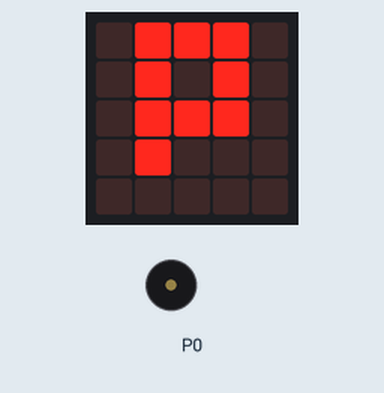
This program was run on a simulated BBC micro:bit (MakeCode). On the bench: the board's 5×5 LED display, buzzer (waves = sounding).

Above: at 0.2 s.
At 1.4 s:
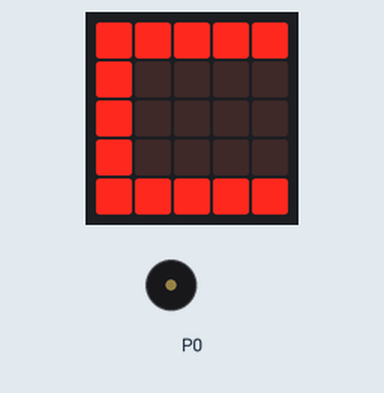
At 2.5 s:
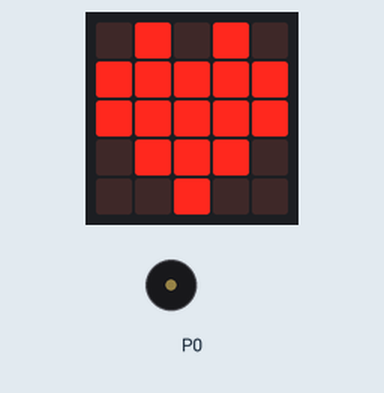
At 7.64 s:
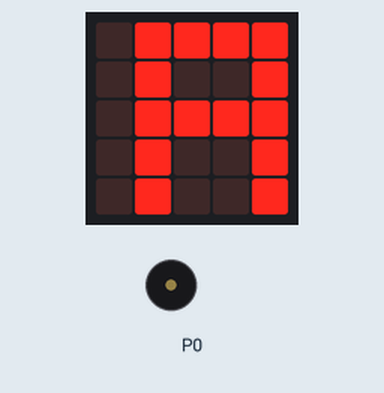
Timing chart, 0 to 40.0 s (numbered marks = the images above):
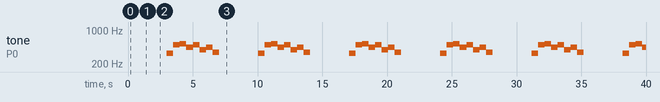

The program:

main.ts
```typescript
for (let index = 0; index < 90000; index++) {
    basic.showLeds(`
        . # # # .
        . # . # .
        . # # # .
        . # . . .
        . . . . .
        `)
    basic.showLeds(`
        . # # # #
        . # . . #
        . # # # #
        . # . . #
        . # . . #
        `)
    basic.showLeds(`
        . # # # .
        . # . . .
        . # # # .
        . . . # .
        . # # # .
        `)
    basic.showLeds(`
        # # # # #
        # . . . .
        # . . . .
        # . . . .
        # # # # #
        `)
    basic.showLeds(`
        . # # # #
        . # . . #
        . # # # #
        . # . . #
        . # . . #
        `)
    basic.showLeds(`
        # . . . .
        # . . . .
        # . . . .
        . . . . .
        # # # # #
        `)
    basic.showIcon(IconNames.Heart)
    music.setVolume(41)
    music.play(music.stringPlayable("E B C5 A B G A F ", 120), music.PlaybackMode.UntilDone)
}
basic.forever(function () {

})
```

Measured:
- by itself, tone on P0: repeats every 7.0 s: 494 Hz 0.51 s, 523 Hz 0.51 s, 440 Hz 0.51 s, 494 Hz 0.51 s, 392 Hz 0.51 s, 440 Hz 0.51 s, 349 Hz 0.50 s, silent 3.0 s, 330 Hz 0.51 s
- what the display in image 1 shows lasts 0.4 s, from 1.2 s to 1.6 s
- what the display in image 2 shows lasts 4.6 s, from 2.4 s to 7.0 s
